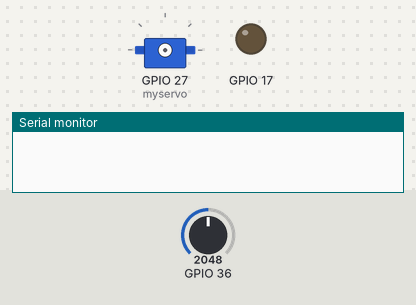
The program below on a simulated ESP32. Shown: servo, output pins drawn as LEDs (lit = HIGH), the last lines printed to the serial monitor. The test bench sets the inputs (shaded band); at power-on: GPIO 36 = 2048.

Above: at 0.0 s.
At 11.1 s:
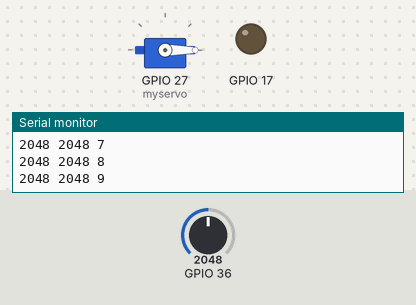
Timing chart, 0 to 12.6 s (numbered marks = the images above):
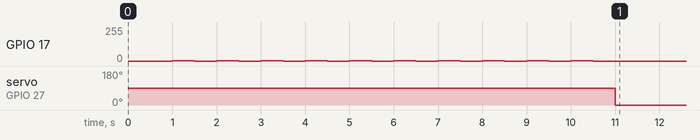

Measured:
- by itself, servo on GPIO 27 (myservo): 90° → 0° at 11.0 s

The program:

main.cpp
```cpp
#include <Arduino.h>
#include <Servo.h>
Servo myservo; // create servo object to control a servo
int k_max = 0;
int k_min = 1000000;
double k_base_unit = 1;
void setup()
{
  Serial.begin(9600);
  sleep(1);
  myservo.attach(27); // attaches the servo on port 27 to the servo object
  for (int i = 0; i < 10; i++)
  {
    analogWrite(17,1);
    int x = analogRead(36);
    if (x > k_max)
    {
      k_max = x;
    }
    if (x < k_min)
    {
      k_min = x;
    }
    Serial.print(k_max);
    Serial.print(' ');
    Serial.print(k_min);
    Serial.print(' ');
    Serial.print(i);
    Serial.print('\n');
    usleep(500000);
    analogWrite(17,0);
    usleep(500000);
  }
  k_base_unit = (k_max - k_min) / 180;
}

void loop()
{
  int cur_read = analogRead(36);
  if (cur_read > k_max) {
    cur_read = k_max;
  }
  if (cur_read < k_min) {
    cur_read = k_min;
  }
  double cur_deg = (cur_read - k_min) / k_base_unit;
  // move servo to degree
  myservo.write(cur_deg);
  sleep(1);
  }
```
